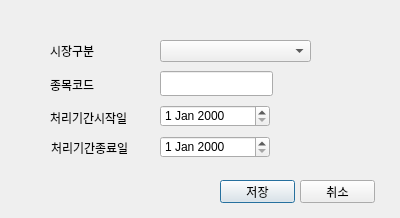
<?xml version="1.0" encoding="UTF-8"?>
<ui version="4.0">
 <class>Dialog</class>
 <widget class="QDialog" name="Dialog">
  <property name="geometry">
   <rect>
    <x>0</x>
    <y>0</y>
    <width>400</width>
    <height>218</height>
   </rect>
  </property>
  <property name="windowTitle">
   <string>처리종목입력</string>
  </property>
  <widget class="QComboBox" name="cmbMktTpCd">
   <property name="geometry">
    <rect>
     <x>160</x>
     <y>40</y>
     <width>151</width>
     <height>22</height>
    </rect>
   </property>
  </widget>
  <widget class="QDateEdit" name="dedtStrDt">
   <property name="geometry">
    <rect>
     <x>160</x>
     <y>105</y>
     <width>110</width>
     <height>22</height>
    </rect>
   </property>
  </widget>
  <widget class="QDateEdit" name="dedtEndDt">
   <property name="geometry">
    <rect>
     <x>160</x>
     <y>136</y>
     <width>110</width>
     <height>22</height>
    </rect>
   </property>
  </widget>
  <widget class="QLabel" name="stcMktTpCd">
   <property name="geometry">
    <rect>
     <x>50</x>
     <y>40</y>
     <width>91</width>
     <height>21</height>
    </rect>
   </property>
   <property name="text">
    <string>시장구분</string>
   </property>
  </widget>
  <widget class="QLabel" name="stcMktTpCd_2">
   <property name="geometry">
    <rect>
     <x>50</x>
     <y>74</y>
     <width>91</width>
     <height>21</height>
    </rect>
   </property>
   <property name="text">
    <string>종목코드</string>
   </property>
  </widget>
  <widget class="QLabel" name="stcStrDt">
   <property name="geometry">
    <rect>
     <x>50</x>
     <y>110</y>
     <width>101</width>
     <height>16</height>
    </rect>
   </property>
   <property name="text">
    <string>처리기간시작일</string>
   </property>
  </widget>
  <widget class="QLabel" name="stcEndDt">
   <property name="geometry">
    <rect>
     <x>51</x>
     <y>140</y>
     <width>101</width>
     <height>16</height>
    </rect>
   </property>
   <property name="text">
    <string>처리기간종료일</string>
   </property>
  </widget>
  <widget class="QPushButton" name="btnSave">
   <property name="geometry">
    <rect>
     <x>220</x>
     <y>180</y>
     <width>75</width>
     <height>23</height>
    </rect>
   </property>
   <property name="text">
    <string>저장</string>
   </property>
  </widget>
  <widget class="QPushButton" name="btnClse">
   <property name="geometry">
    <rect>
     <x>300</x>
     <y>180</y>
     <width>75</width>
     <height>23</height>
    </rect>
   </property>
   <property name="text">
    <string>취소</string>
   </property>
  </widget>
  <widget class="QLineEdit" name="edtStkCd">
   <property name="geometry">
    <rect>
     <x>160</x>
     <y>71</y>
     <width>113</width>
     <height>25</height>
    </rect>
   </property>
  </widget>
 </widget>
 <resources/>
 <connections/>
</ui>
